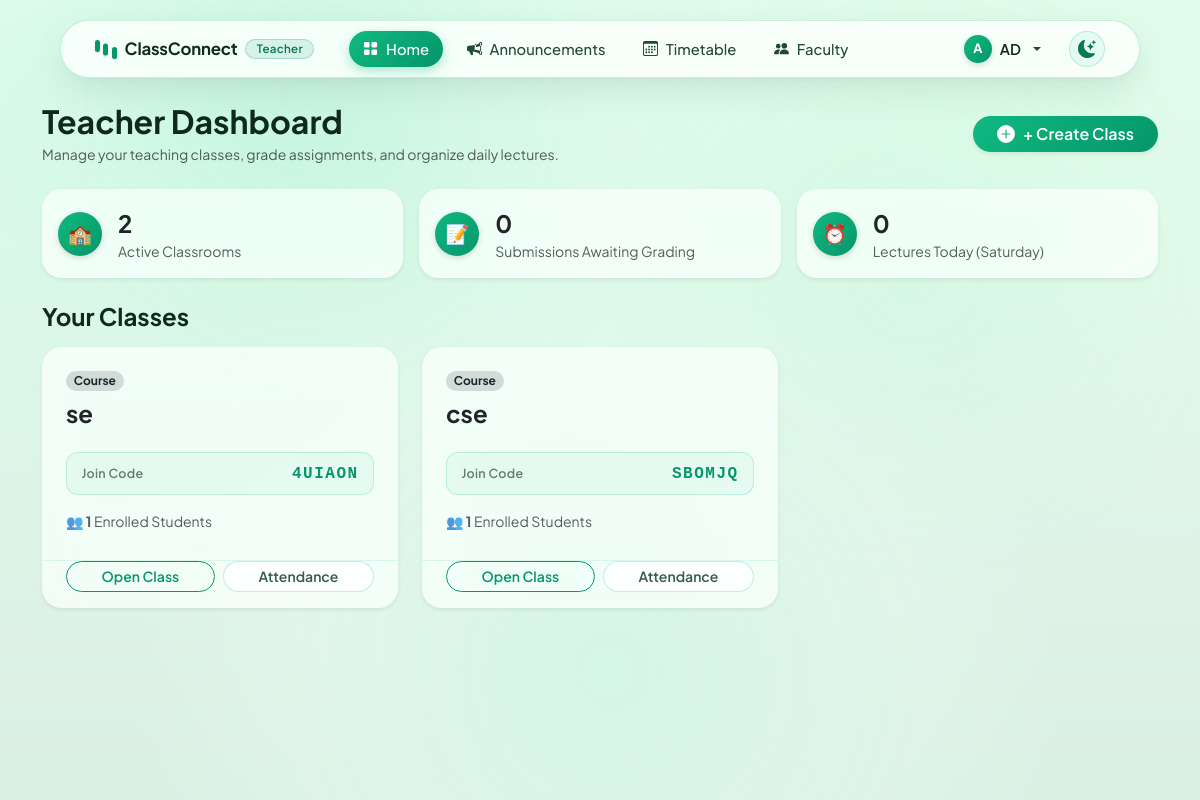
The page / (signed in) on the database its author committed.
### tables this page shows
CREATE TABLE classes (
    id INTEGER PRIMARY KEY AUTOINCREMENT,
    name TEXT NOT NULL,
    teacher_id INTEGER NOT NULL,
    join_code TEXT NOT NULL UNIQUE, subject TEXT, semester TEXT, academic_year TEXT, created_at TEXT, section TEXT, room TEXT,
    FOREIGN KEY(teacher_id) REFERENCES users(id)
);

### app.py (the view, shortened to what this page needs)
@app.route("/")
@login_required
def index():
    now = datetime.now()
    default_academic_year = f"{now.year}-{now.year + 1}"
    default_date = now.strftime("%Y-%m-%d")
    current_day = now.strftime("%A")
    if session["role"] == "teacher":
        classes = db.execute("""
            SELECT classes.*, COUNT(enrollments.student_id) AS student_count
            FROM classes
            LEFT JOIN enrollments ON classes.id = enrollments.class_id
            WHERE classes.teacher_id = ?
            GROUP BY classes.id
            ORDER BY classes.id DESC
        """, session["user_id"])
        pending_submissions = db.execute("""
            SELECT submissions.id, submissions.submitted_at, users.name AS student_name, users.username AS student_username,
                   assignments.title AS assignment_title, assignments.id AS assignment_id, classes.name AS class_name
            FROM submissions
            JOIN assignments ON submissions.assignment_id = assignments.id
            JOIN classes ON assignments.class_id = classes.id
            JOIN users ON submissions.student_id = users.id
            WHERE classes.teacher_id = ? AND submissions.grade IS NULL
            ORDER BY submissions.submitted_at ASC
            LIMIT 6
        """, session["user_id"])
        today_schedule = db.execute("""
            SELECT timetable.*, classes.name AS class_name, classes.subject, classes.room
            FROM timetable
            JOIN classes ON timetable.class_id = classes.id
            WHERE classes.teacher_id = ? AND timetable.day_of_week = ?
            ORDER BY timetable.start_time ASC
        """, session["user_id"], current_day)
        stats = {
            "total_classes": len(classes),
            "pending_grading": len(pending_submissions),
            "today_slots": len(today_schedule)
        }
        return render_template("teacher_dashboard.html",
                               classes=classes,
                               default_academic_year=default_academic_year,
                               default_date=default_date,
                               pending_submissions=pending_submissions,
                               today_schedule=today_schedule,
                               current_day=current_day,
                               stats=stats)

### app.py (called while the page is built)
@app.after_request
def after_request(response):
    response.headers["Cache-Control"] = "no-cache, no-store, must-revalidate"
    response.headers["Expires"] = 0
    response.headers["Pragma"] = "no-cache"
    return response

def login_required(f):
    @wraps(f)
    def decorated_function(*args, **kwargs):
        if session.get("user_id") is None:
            return redirect("/login")
        return f(*args, **kwargs)
    return decorated_function

### templates/teacher_dashboard.html (shortened to what this page needs)
{% extends "layout.html" %}
{% block content %}
<div class="d-flex flex-wrap justify-content-between align-items-center mb-4 gap-2">
    <div>
        <h2 class="fw-bold mb-1">Teacher Dashboard</h2>
        <p class="text-muted mb-0 small">Manage your teaching classes, grade assignments, and organize daily lectures.</p>
    </div>
    <div>
        <button type="button" class="btn btn-capsule-emerald d-flex align-items-center gap-2 shadow-sm px-4" data-bs-toggle="modal" data-bs-target="#createClassModal">
            <svg xmlns="http://www.w3.org/2000/svg" width="18" height="18" fill="currentColor" class="bi bi-plus-circle-fill" viewBox="0 0 16 16">
                <path d="M16 8A8 8 0 1 1 0 8a8 8 0 0 1 16 0M8.5 4.5a.5.5 0 0 0-1 0v3h-3a.5.5 0 0 0 0 1h3v3a.5.5 0 0 0 1 0v-3h3a.5.5 0 0 0 0-1h-3z"/>
            </svg>
            <span>+ Create Class</span>
        </button>
    </div>
</div>
<div class="row g-3 mb-4">
    <div class="col-md-4">
        <div class="card shadow-sm border-0 p-3 h-100">
            <div class="d-flex align-items-center gap-3">
                <div class="user-avatar-badge bg-primary text-white" style="width: 44px; height: 44px; font-size: 1.2rem;">
                    🏫
                </div>
                <div>
                    <div class="fs-4 fw-bold text-body">{{ stats.total_classes }}</div>
                    <div class="text-muted small">Active Classrooms</div>
                </div>
            </div>
        </div>
    </div>
    <div class="col-md-4">
        <div class="card shadow-sm border-0 p-3 h-100">
            <div class="d-flex align-items-center gap-3">
                <div class="user-avatar-badge bg-warning text-dark" style="width: 44px; height: 44px; font-size: 1.2rem;">
                    📝
                </div>
                <div>
                    <div class="fs-4 fw-bold text-body">{{ stats.pending_grading }}</div>
                    <div class="text-muted small">Submissions Awaiting Grading</div>
                </div>
            </div>
        </div>
    </div>
    <div class="col-md-4">
        <div class="card shadow-sm border-0 p-3 h-100">
            <div class="d-flex align-items-center gap-3">
                <div class="user-avatar-badge bg-success text-white" style="width: 44px; height: 44px; font-size: 1.2rem;">
                    ⏰
                </div>
                <div>
                    <div class="fs-4 fw-bold text-body">{{ stats.today_slots }}</div>
                    <div class="text-muted small">Lectures Today ({{ current_day }})</div>
                </div>
            </div>
        </div>
    </div>
</div>
<h4 class="fw-bold mb-3">Your Classes</h4>
<div class="row g-4">
    {% for c in classes %}
    <div class="col-md-6 col-lg-4">
        <div class="card h-100 shadow-sm hover-shadow transition d-flex flex-column border-0">
            <div class="card-body p-4 flex-grow-1">
                <div class="d-flex justify-content-between align-items-start mb-2">
                    {% if c.subject %}
                        <span class="badge bg-emerald-subtle text-emerald rounded-pill px-2.5 py-1 small fw-semibold">{{ c.subject }}</span>
                    {% else %}
                        <span class="badge bg-secondary bg-opacity-25 text-body rounded-pill px-2.5 py-1 small">Course</span>
                    {% endif %}
                </div>
                <h4 class="card-title fw-bold mb-1">
                    <a href="/class/{{ c.id }}" class="text-body text-decoration-none">{{ c.name }}</a>
                </h4>
                <div class="join-code-box my-3">
                    <span class="join-code-label">Join Code</span>
                    <span class="join-code-value">{{ c.join_code }}</span>
                </div>
                <div class="d-flex justify-content-between align-items-center text-muted small mb-1">
                    <span>👥 <strong>{{ c.student_count or 0 }}</strong> Enrolled Students</span>
                </div>
            </div>
            <div class="card-footer bg-transparent border-0 pt-0 pb-3 px-4 d-flex gap-2">
                <a href="/class/{{ c.id }}" class="btn btn-outline-emerald btn-sm flex-grow-1 rounded-pill">Open Class</a>
                <a href="/class/{{ c.id }}/attendance" class="btn btn-outline-secondary btn-sm flex-grow-1 rounded-pill">Attendance</a>
            </div>
        </div>
    </div>
    {% else %}
    <div class="col-12 text-center text-muted my-5 py-5">
        <div class="fs-1 mb-2">🏫</div>
        <h5 class="fw-semibold">No Classes Created Yet</h5>
        <p class="small text-muted">Click "+ Create Class" above to set up your first subject and start inviting students.</p>
    </div>
    {% endfor %}
</div>
{% endblock %}

### rows shown on the page
classes: name "se", join_code "4UIAON", teacher "1"
classes: name "cse", join_code "SBOMJQ", student_count "1"

### other values the page prints
{{ session.get('role') }} "Teacher"
{{ session.get('username')[0]|upper }} "A"
{{ session.get('username') }} "AD"
{{ stats.total_classes }} "2"
{{ stats.pending_grading }} "0"
{{ stats.today_slots }} "0"
